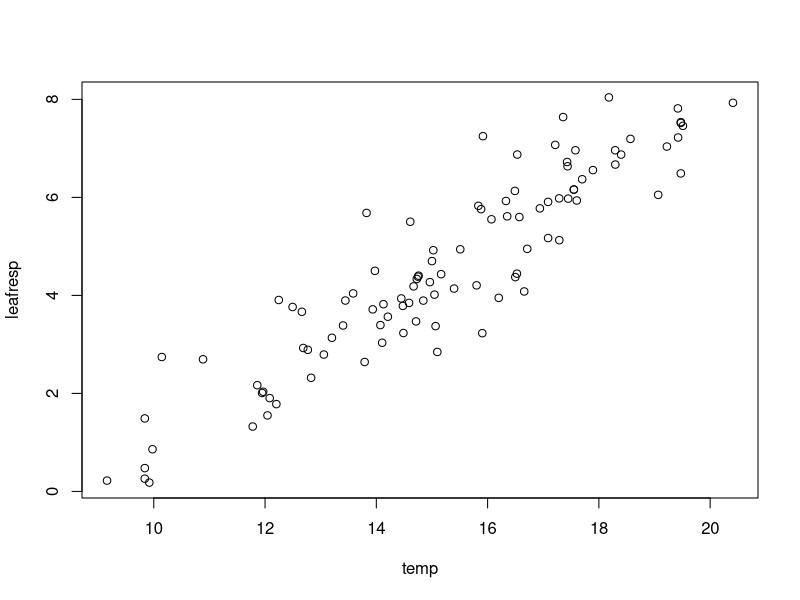
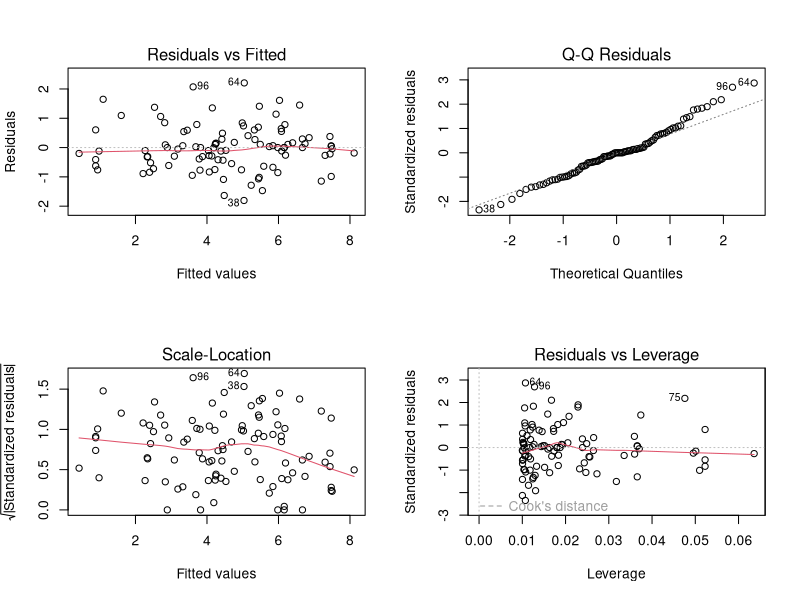
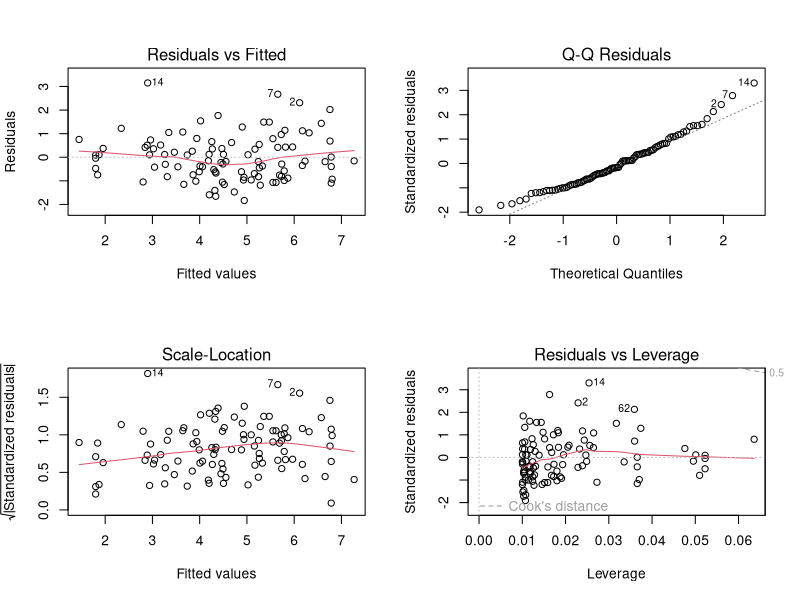
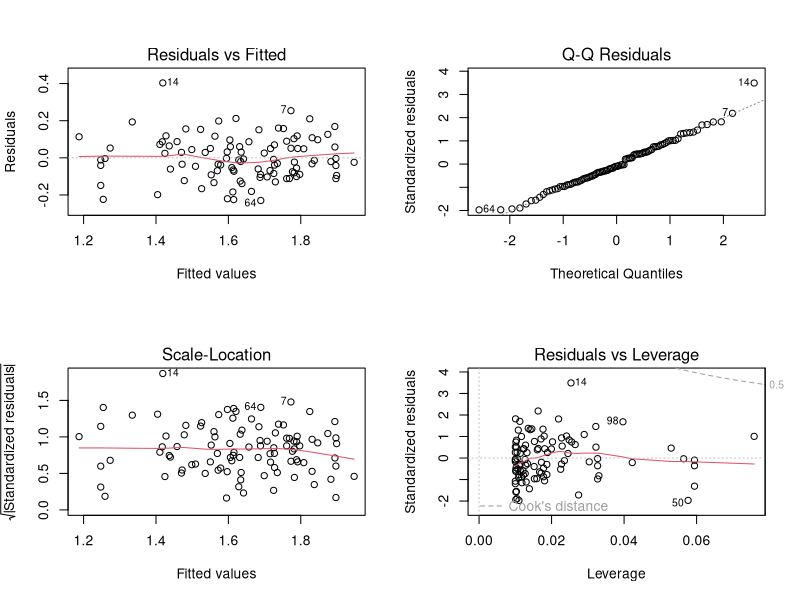

The R script that drew these images, in order:
# Synthetic practice data. See README.txt for differences from the book.
lr <- read.csv("leaf_respiration_1.csv")
str(lr)
summary(lr)
plot(leafresp ~ temp, data = lr)
m1 <- lm(leafresp ~ temp, data = lr)
summary(m1)
par(mfrow = c(2, 2))
plot(m1)
par(mfrow = c(1, 1))
predict(m1, newdata = data.frame(temp = 15), interval = "prediction")

lr2 <- read.csv("leaf_respiration_2.csv")
m2 <- lm(leafresp2 ~ temp, data = lr2)
par(mfrow = c(2, 2)); plot(m2)
lr2$leafresp2_cr <- lr2$leafresp2^(1/3)
lr2$temp_cr <- lr2$temp^(1/3)
m3 <- lm(leafresp2_cr ~ temp_cr, data = lr2)
plot(m3)

lr3 <- read.csv("leaf_respiration_3.csv")
m4 <- lm(leafresp ~ temp + sla + nitro, data = lr3)
summary(m4)
m5 <- lm(leafresp ~ temp + sla, data = lr3)
summary(m5)
par(mfrow = c(1, 1))
# Continue the book using lr, lr2 and lr3. Later numeric results will differ.
